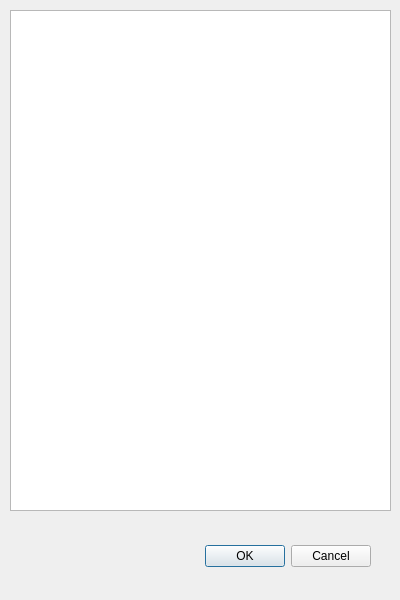
<?xml version="1.0" encoding="UTF-8"?>
<ui version="4.0">
 <class>VariantDialog</class>
 <widget class="QDialog" name="VariantDialog">
  <property name="geometry">
   <rect>
    <x>0</x>
    <y>0</y>
    <width>400</width>
    <height>600</height>
   </rect>
  </property>
  <property name="windowTitle">
   <string>Select Board Game Variant</string>
  </property>
  <widget class="QDialogButtonBox" name="buttonBox">
   <property name="geometry">
    <rect>
     <x>30</x>
     <y>540</y>
     <width>341</width>
     <height>32</height>
    </rect>
   </property>
   <property name="orientation">
    <enum>Qt::Horizontal</enum>
   </property>
   <property name="standardButtons">
    <set>QDialogButtonBox::Cancel|QDialogButtonBox::Ok</set>
   </property>
  </widget>
  <widget class="QListWidget" name="variantList">
   <property name="geometry">
    <rect>
     <x>10</x>
     <y>10</y>
     <width>381</width>
     <height>501</height>
    </rect>
   </property>
  </widget>
 </widget>
 <resources/>
 <connections>
  <connection>
   <sender>buttonBox</sender>
   <signal>accepted()</signal>
   <receiver>VariantDialog</receiver>
   <slot>accept()</slot>
   <hints>
    <hint type="sourcelabel">
     <x>248</x>
     <y>254</y>
    </hint>
    <hint type="destinationlabel">
     <x>157</x>
     <y>274</y>
    </hint>
   </hints>
  </connection>
  <connection>
   <sender>buttonBox</sender>
   <signal>rejected()</signal>
   <receiver>VariantDialog</receiver>
   <slot>reject()</slot>
   <hints>
    <hint type="sourcelabel">
     <x>316</x>
     <y>260</y>
    </hint>
    <hint type="destinationlabel">
     <x>286</x>
     <y>274</y>
    </hint>
   </hints>
  </connection>
 </connections>
</ui>
